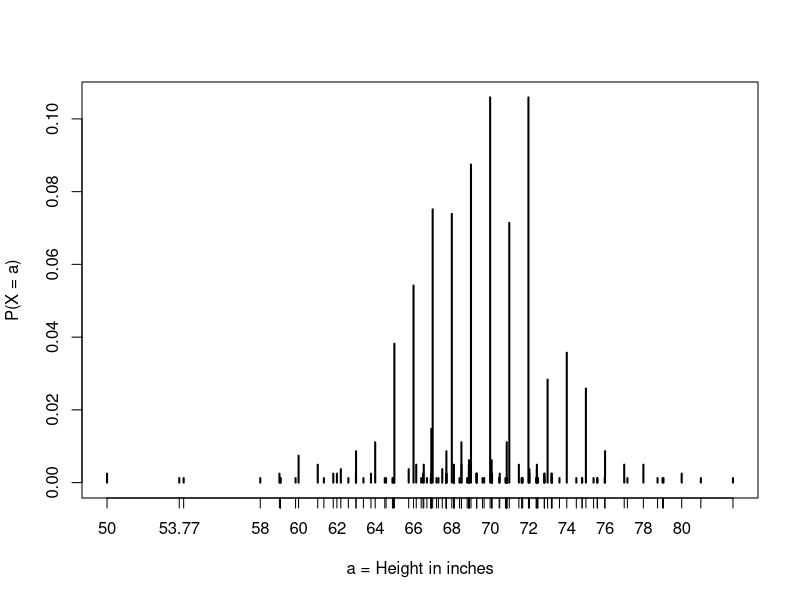

The R script that drew this image:
library(tidyverse)
library(dslabs)

# Continuous Probability ====

# Operates on intervals than single values
# Empirical Cumulative Distribution Function eCDF

data("heights")
head(heights)

male_heights <- heights %>%  
  filter(sex == "Male") %>% 
  pull(height)

f <- function(a) mean(male_heights <= a) # eCDF

# If I pick one of the male students at random, what is the chance
# that he is taller than 70 inches?

1 - f(70.5)

# The cumulative distribution function defines a probability distribution
# for picking a height at random from our vector of male heights.

# Theoretical Distribution ====

# CDF for the normal distribution

pnorm(q = 70.5, 
      mean = mean(male_heights), 
      sd = sd(male_heights), 
      lower.tail = F)

plot(prop.table(table(male_heights)), 
     xlab = "a = Height in inches", 
     ylab = "P(X = a)")

limits <- list(a = c(68.5, 67.5), 
               b = c(69.5, 68.5), 
               c = c(70.5, 69.5))

Fun_Diff <- function(i) {
  mean(male_heights <= limits[[i]][1]) - mean(male_heights <= limits[[i]][2])
}

map_dbl(.x = 1:3, .f = Fun_Diff)

Fun_Diff_2 <- function(i) {
  pnorm(limits[[i]][1], mean = mean(male_heights), sd = sd(male_heights)) - 
  pnorm(limits[[i]][2], mean = mean(male_heights), sd = sd(male_heights))
}

map_dbl(.x = 1:3, .f = Fun_Diff_2)

# 
# Probability Density ====

# For continuous distributions, the probability of a single values is not defined.

pnorm(q = 76, # CDF
      mean = mean(male_heights), 
      sd = sd(male_heights), 
      lower.tail = T)


dnorm(x = 76, # DDF
      mean = mean(male_heights), 
      sd = sd(male_heights))
